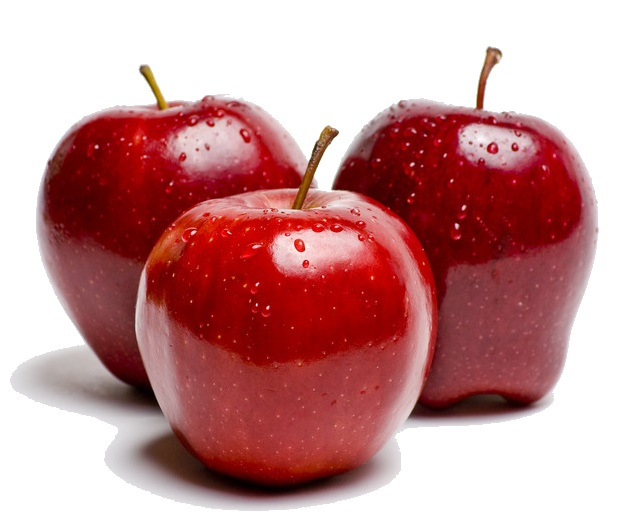
#> input picture img/apple.jpg, 624 x 532 px
$ python Test_Find_Draw_Contours.py   (older library calls are emulated)
#> lines starting #> are read from the running program, lines starting #| are printed output that depends on the picture; after the words box and inside, x2 and y2 are one past the last pixel; in counts of white or black regions, pixels touching at a corner belong together
import numpy as np
import cv2
from matplotlib import pyplot as plt


im = cv2.imread('../img/apple.jpg')
#> im is the input picture: shape (532, 624, 3); mean B, G, R 148.1, 147.3, 198.4
imgray = cv2.cvtColor(im, cv2.COLOR_BGR2GRAY)
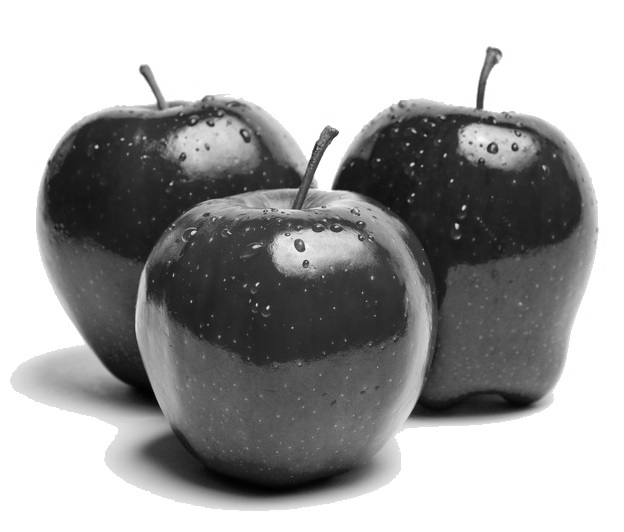
#> imgray: shape (532, 624); min 1, max 255, mean 162.7
ret, thresh = cv2.threshold(imgray, 127, 255, 0)
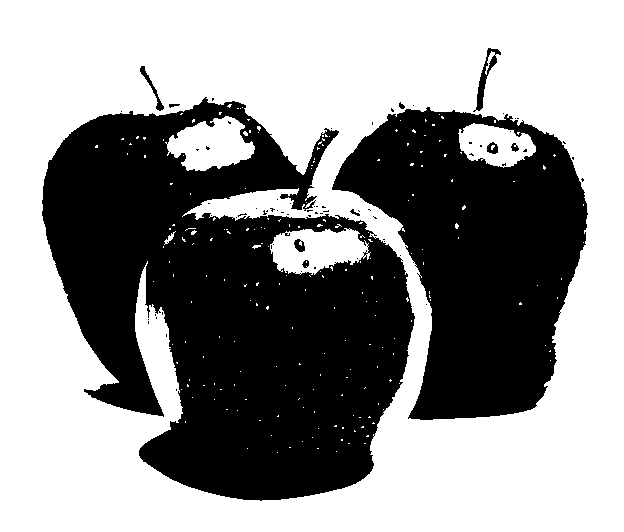
#> thresh: shape (532, 624); 57.4% white; 72 black regions (61 under 20 px)
im2, contours, hierarchy = cv2.findContours(thresh, cv2.RETR_TREE, cv2.CHAIN_APPROX_SIMPLE)
#> contours = 315 contours, 297 with area under 20; largest, box (x1, y1, x2, y2) and area: (0, 0, 624, 532) 330813, (41, 96, 416, 502) 101123, (331, 106, 589, 421) 50388, (270, 228, 371, 275) 3205, (165, 116, 255, 171) 3028
cv2.drawContours(im, contours, -1, (0, 255, 0), 3)
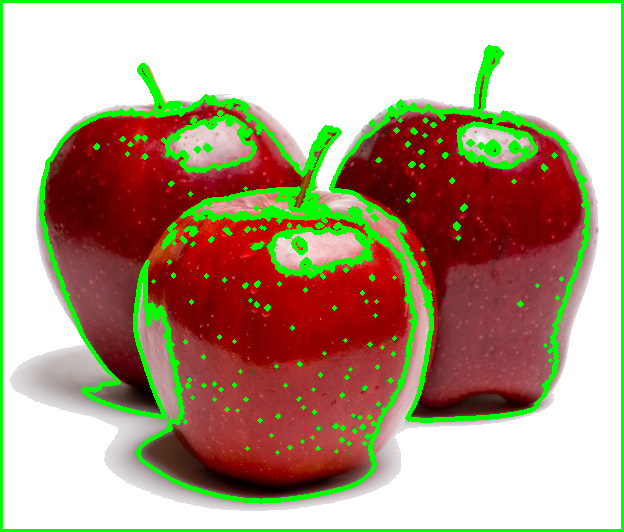
#> im: shape (532, 624, 3); 10.15% of pixels changed, all inside (x1, y1, x2, y2) = (0, 0, 624, 532)

cv2.imshow("img", im)
cv2.waitKey(0)
cv2.destroyAllWindows()

# Uncomment this for showing image using pyplot
plt.imshow(im), plt.show()

$ run again, with img/Fruits.jpg copied over img/apple.jpg
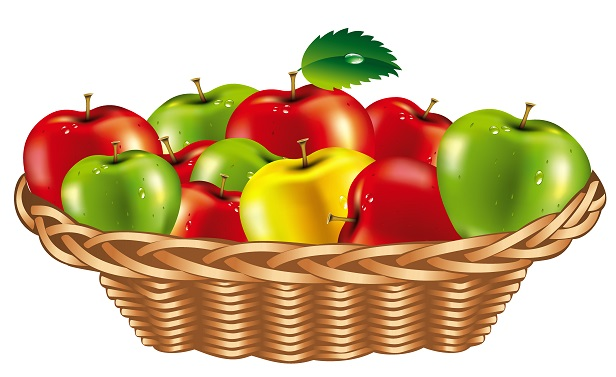
#> input picture img/Fruits.jpg, 616 x 377 px
#> im is the input picture: shape (377, 616, 3); mean B, G, R 142.4, 181.1, 210.7
#> `ret, thresh = cv2.threshold(imgray, 127, 255, 0)`:
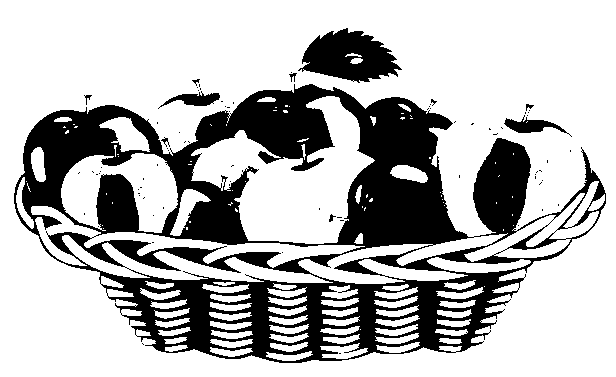
#> thresh: shape (377, 616); 71.9% white; 79 black regions (69 under 20 px)
#> contours = 307 contours, 227 with area under 20; largest, box (x1, y1, x2, y2) and area: (0, 0, 616, 377) 231240, (13, 83, 607, 364) 102917, (191, 96, 375, 244) 12787, (61, 153, 178, 233) 5184, (31, 206, 365, 268) 3798
#> `cv2.drawContours(im, contours, -1, (0, 255, 0), 3)`:
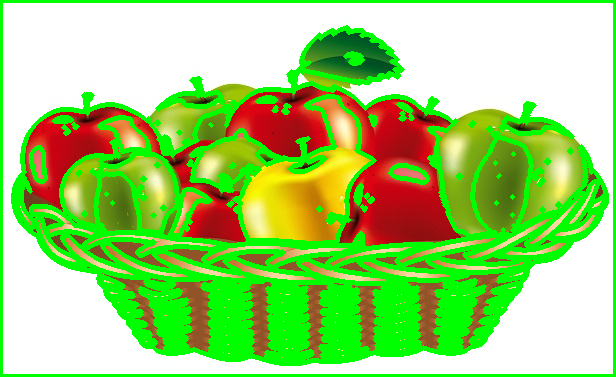
#> im: shape (377, 616, 3); mean B, G, R 115.3, 210.4, 156.5
